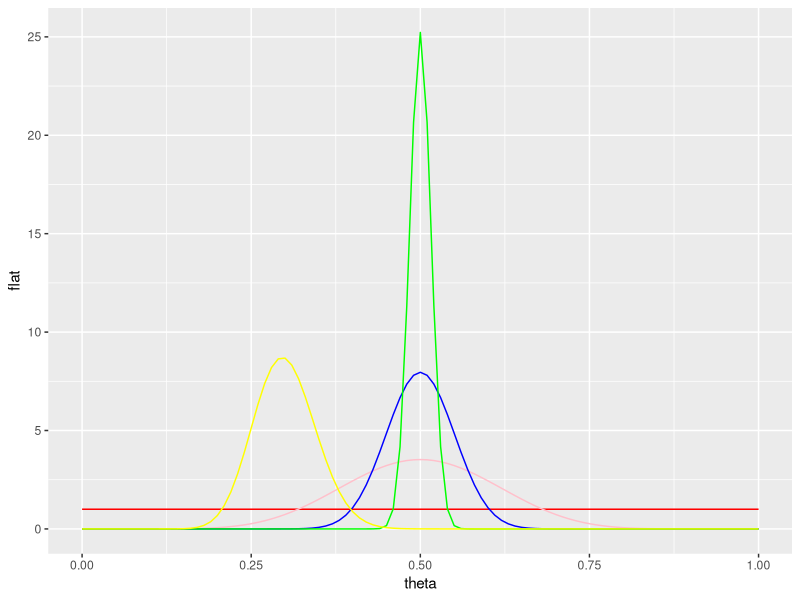
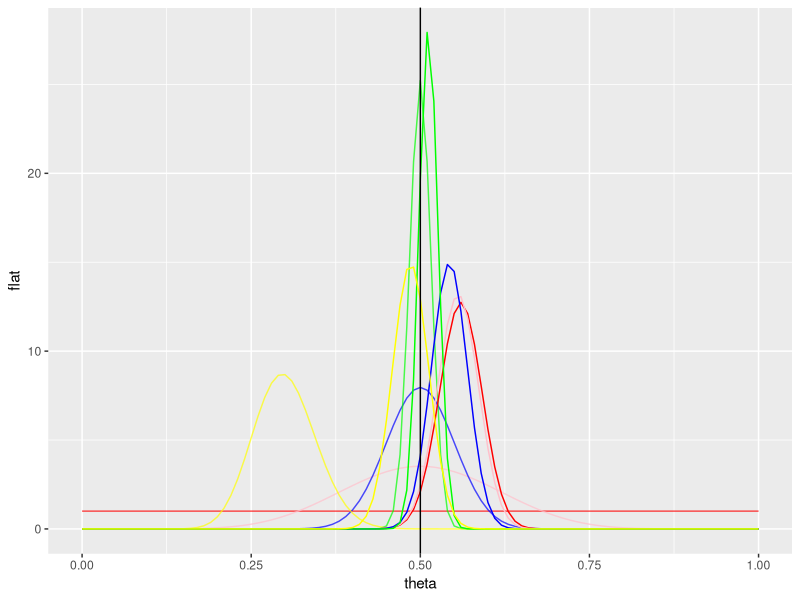

R code for these plots, in order:
library(tidyverse)

# Problem 1
bayesfactor <- dbinom(x=140, size=250, prob=0.5)/dbinom(x=140,size=250,prob=14/25)

# which is the most reasonable prior?
dtheta=0.01
df <- tibble(
  theta = seq(from=0, to=1, by=dtheta),
  flat = dbeta(theta, 1,1),
  prior1 = dbeta(theta,10,10),
  prior2 = dbeta(theta,50,50),
  prior3 = dbeta(theta,500,500),
  prior4 = dbeta(theta,30,70)
)
df %>% ggplot(aes(x=theta)) +
  geom_line(aes(y=flat), color='red') +
  geom_line(aes(y=prior1), color='pink') +
  geom_line(aes(y=prior2), color='blue') +
  geom_line(aes(y=prior3), color='green') +
  geom_line(aes(y=prior4), color='yellow')
# prior2 is probably most reasonable. it isnt too strong and its middle

df <- df %>% 
  mutate(likelihood = dbinom(x=140, size=250, prob=theta),
         num = flat * likelihood,
         num1 = prior1 * likelihood,
         num2 = prior2 * likelihood,
         num3 = prior3 * likelihood,
         num4 = prior4 * likelihood,
         post = flat* likelihood / sum(flat*likelihood*dtheta),
         post2 = prior2 *likelihood / sum(prior2*likelihood*dtheta),
         post3 = prior3 *likelihood / sum(prior3*likelihood*dtheta),
         post4 = prior4 *likelihood / sum(prior4*likelihood*dtheta),
         post1 = prior1 *likelihood / sum(prior1*likelihood*dtheta)
)
df %>% ggplot(aes(x=theta)) +
  geom_line(aes(y=flat), color='red', alpha=0.7) +
  geom_line(aes(y=prior1), color='pink', alpha=0.7) +
  geom_line(aes(y=prior2), color='blue', alpha=0.7) +
  geom_line(aes(y=prior3), color='green', alpha=0.7) +
  geom_line(aes(y=prior4), color='yellow', alpha=0.7) +
  geom_line(aes(y=post), color='red') +
  geom_line(aes(y=post1), color='pink') +
  geom_line(aes(y=post2), color='blue') +
  geom_line(aes(y=post3), color='green') +
  geom_line(aes(y=post4), color='yellow') +
  geom_vline(xintercept=0.5)

bias <- c(
  pbeta(0.5, 141, 111, lower.tail = FALSE),
  pbeta(0.5, 150, 120, lower.tail = FALSE),
  pbeta(0.5, 190, 160, lower.tail = FALSE),
  pbeta(0.5, 640, 610, lower.tail = FALSE),
  pbeta(0.5, 170, 180, lower.tail = FALSE)
)

#H1 is theta [0.55,0.57]
#H0 is theta [0.49,0.51]
P_D_given_H1 <- pbeta(0.57, 141, 111) - pbeta(0.55, 141, 111)
P_D_given_H0 <- pbeta(0.51, 141, 111) - pbeta(0.49, 141, 111)
P_H1_prior_i <- pbeta(0.57, 1, 1) - pbeta(0.55, 1, 1)
P_H0_prior_i <- pbeta(0.51, 1, 1) - pbeta(0.49, 1, 1)
odds_i <- P_D_given_H1 * P_H1_prior_i / (P_D_given_H0 * P_H0_prior_i)

P_H1_prior_iv <- pbeta(0.57, 641, 611) - pbeta(0.55, 641, 611)
P_H0_prior_iv <- pbeta(0.51, 641, 611) - pbeta(0.49, 641, 611)
odds_iv<- P_D_given_H1 * P_H1_prior_iv / (P_D_given_H0 * P_H0_prior_iv)

#odds_iv is so much smaller than odds_i because the prior_iv is so  much stronger than the data, whereas prior_i is pretty much nothing.